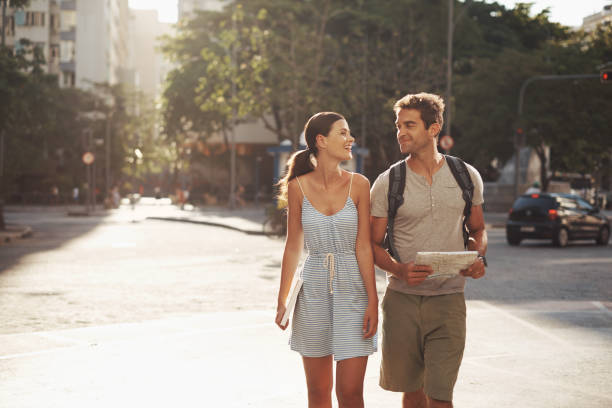
#> input picture photo1.jpg, 612 x 408 px
$ python image.py
#> lines starting #> are read from the running program, lines starting #| are printed output that depends on the picture; after the words box and inside, x2 and y2 are one past the last pixel; in counts of white or black regions, pixels touching at a corner belong together
#> further down, img is the input picture: shape (408, 612, 3); mean B, G, R 128.7, 140, 152.3
### Model.py
#Import necessary libraries:
import cv2
import numpy as np
from imutils.object_detection import non_max_suppression


## Histogram of Oriented Gradients Detector
HOGCV = cv2.HOGDescriptor()
HOGCV.setSVMDetector(cv2.HOGDescriptor_getDefaultPeopleDetector())

def Detector(frame):
    ## USing Sliding window concept
    rects, weights = HOGCV.detectMultiScale(frame, winStride=(4, 4), padding=(8, 8), scale=1.03)
#> rects = [[497, 156, 73, 145], [486, 98, 104, 207], [270, 92, 182, 365], [467, 27, 146, 293]]; weights = [0.391, 0.303, 1.11, 0.105]
    rects = np.array([[x, y, x + w, y + h] for (x, y, w, h) in rects])
#> rects = [[497, 156, 570, 301], [486, 98, 590, 305], [270, 92, 452, 457], [467, 27, 613, 320]]
    pick = non_max_suppression(rects, probs=None, overlapThresh=0.65)
#> pick = [[270, 92, 452, 457], [467, 27, 613, 320]]
    background = np.zeros_like(frame)

    # Draw rectangles around detected people on the background
    c = 1
    for x, y, w, h in pick:
        cv2.rectangle(frame, (x, y), (w, h), (139, 34, 104), 2)
        cv2.rectangle(frame, (x, y - 20), (w,y), (139, 34, 104), -1)
        cv2.putText(frame, f'Detect{c}', (x, y), cv2.FONT_HERSHEY_SIMPLEX, 0.6, (255, 255, 255), 2)
        c += 1
#> this loop made 2 passes
#> (x, y, w, h, c) on passes 1 to 2: (270, 92, 452, 457, 2), (467, 27, 613, 320, 3)
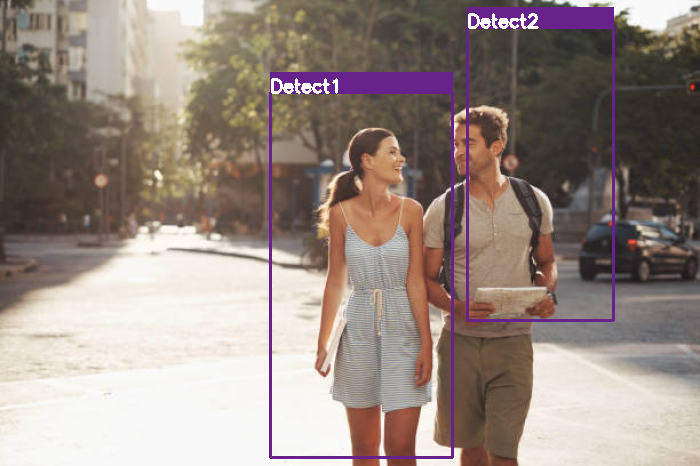
#> frame: shape (466, 700, 3); mean B, G, R 130.9, 138.2, 152.4
#> after the loop, c = 3

 # Display the number of people detected
    cv2.putText(frame, f'Captured : {c - 1}', (20, 450), cv2.FONT_HERSHEY_DUPLEX, 0.8, (255, 255,255), 2)
#> frame: shape (466, 700, 3); 0.37% of pixels changed, all inside (x1, y1, x2, y2) = (21, 432, 185, 458)
    cv2.imshow('output', frame)
    return frame

### image.py
import cv2
import imutils
from Model import Detector

img = cv2.imread('photo1.jpg')
img = imutils.resize(img, width=700)
img = Detector(img)
cv2.waitKey(0)
cv2.destroyAllWindows()

$ run again, with pedestrian-crossing.jpg copied over photo1.jpg
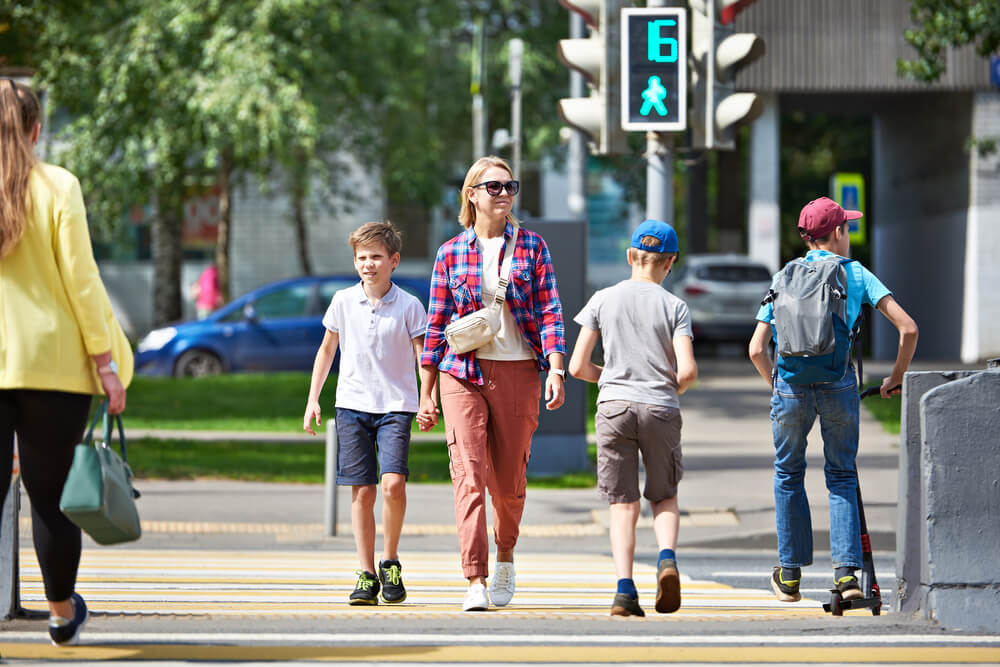
#> input picture pedestrian-crossing.jpg, 1000 x 667 px
#> img is the input picture: shape (667, 1000, 3); mean B, G, R 114.5, 125.8, 124.3
#> img: shape (466, 700, 3)
#> in Detector, `rects, weights = HOGCV.detectMultiScale(frame, winStride=(4, 4), paddi..`: rects = [[0, 83, 68, 150], [500, 163, 136, 272], [382, 183, 131, 262], [278, 192, 128, 256], [30, 157, 90, 179], [84, 75, 109, 218], [16, 58, 134, 269], [181, 135, 159, 318]]; weights = [0.406, 2.71, 3.61, 1.53, 0.349, 0.136, 0.239, 2.83]
#> in Detector, `rects = np.array([[x, y, x + w, y + h] for (x, y, w, h) in rects])`: rects = [[0, 83, 68, 233], [500, 163, 636, 435], [382, 183, 513, 445], [278, 192, 406, 448], [30, 157, 120, 336], [84, 75, 193, 293], [16, 58, 150, 327], [181, 135, 340, 453]]
#> pick = [[181, 135, 340, 453], [278, 192, 406, 448], [382, 183, 513, 445], [500, 163, 636, 435], [30, 157, 120, 336], [16, 58, 150, 327], [84, 75, 193, 293]]
#> the loop in Detector, `for x, y, w, h in pick:` made 7 passes
#> after the loop in Detector, `for x, y, w, h in pick:`:
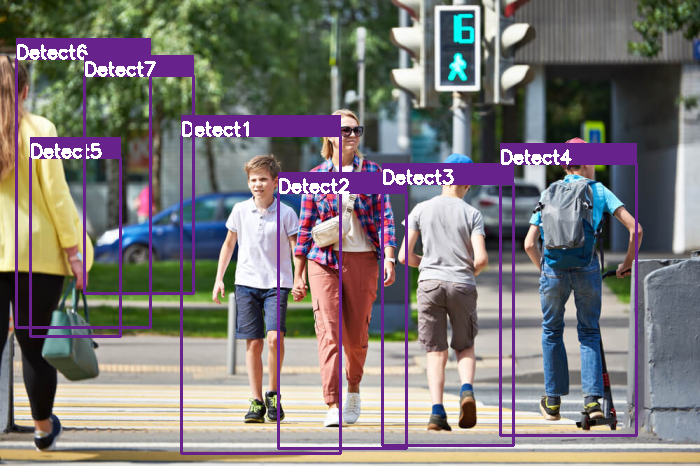
#> frame: shape (466, 700, 3); mean B, G, R 119.2, 120.2, 124.8
#> after the loop in Detector, `for x, y, w, h in pick:`: c = 8
#> in Detector, `cv2.putText(frame, f'Captured : {c - 1}', (20, 450), cv2.FONT_HERSHEY_..`:
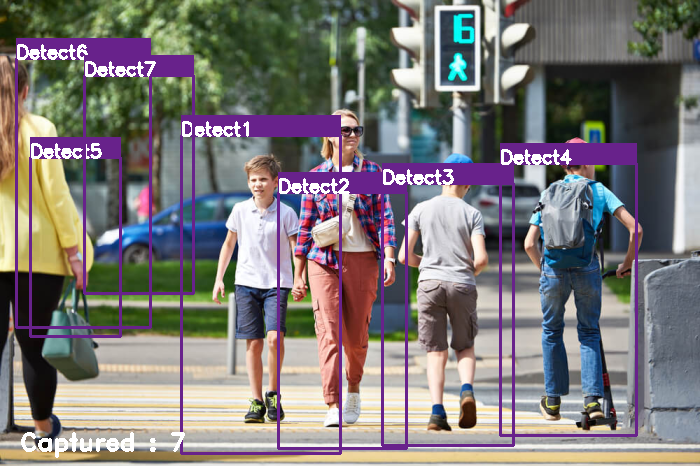
#> frame: shape (466, 700, 3); 0.36% of pixels changed, all inside (x1, y1, x2, y2) = (21, 432, 185, 458)

$ run again, with pedestrian 2.png saved as photo1.jpg
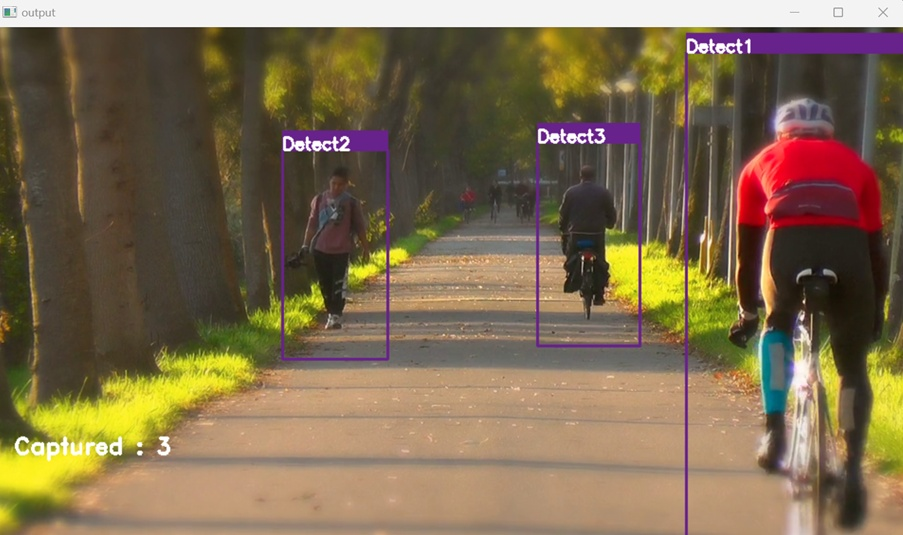
#> input picture pedestrian 2.png, 903 x 535 px
#> img is the input picture: shape (535, 903, 3); mean B, G, R 80.2, 108.7, 127.1
#> img: shape (414, 700, 3)
#> in Detector, `rects, weights = HOGCV.detectMultiScale(frame, winStride=(4, 4), paddi..`: rects = [[417, 108, 78, 157], [219, 116, 80, 160], [570, 193, 105, 210], [528, 29, 172, 385]]; weights = [2.35, 1.91, 0.606, 1.32]
#> in Detector, `rects = np.array([[x, y, x + w, y + h] for (x, y, w, h) in rects])`: rects = [[417, 108, 495, 265], [219, 116, 299, 276], [570, 193, 675, 403], [528, 29, 700, 414]]
#> pick = [[528, 29, 700, 414], [219, 116, 299, 276], [417, 108, 495, 265]]
#> the loop in Detector, `for x, y, w, h in pick:` made 3 passes
#> after the loop in Detector, `for x, y, w, h in pick:`:
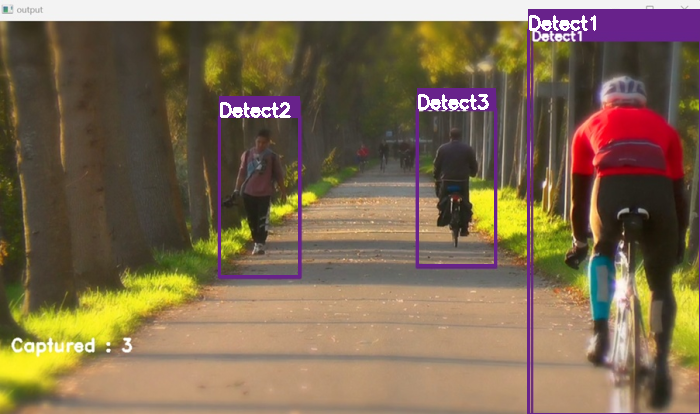
#> frame: shape (414, 700, 3); mean B, G, R 81.2, 107, 126.6
#> after the loop in Detector, `for x, y, w, h in pick:`: c = 4

$ run again, with pedestrian gui.png saved as photo1.jpg
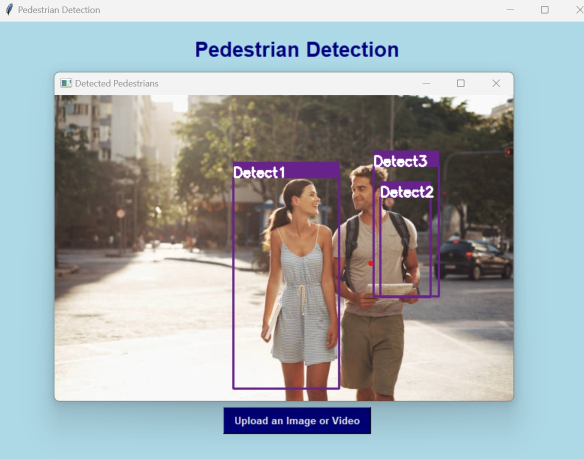
#> input picture pedestrian gui.png, 1168 x 918 px (shown at 1/2 size)
#> img is the input picture: shape (918, 1168, 3); mean B, G, R 175.1, 171.8, 163.6
#> img: shape (550, 700, 3)
#> in Detector, `rects, weights = HOGCV.detectMultiScale(frame, winStride=(4, 4), paddi..`: rects = [[454, 203, 79, 159], [280, 190, 151, 302], [356, 160, 197, 390]]; weights = [1.11, 1.52, 0.963]
#> in Detector, `rects = np.array([[x, y, x + w, y + h] for (x, y, w, h) in rects])`: rects = [[454, 203, 533, 362], [280, 190, 431, 492], [356, 160, 553, 550]]
#> pick = [[356, 160, 553, 550], [280, 190, 431, 492]]
#> the loop in Detector, `for x, y, w, h in pick:` made 2 passes
#> (x, y, w, h, c) on passes 1 to 2: (356, 160, 553, 550, 2), (280, 190, 431, 492, 3)
#> after the loop in Detector, `for x, y, w, h in pick:`:
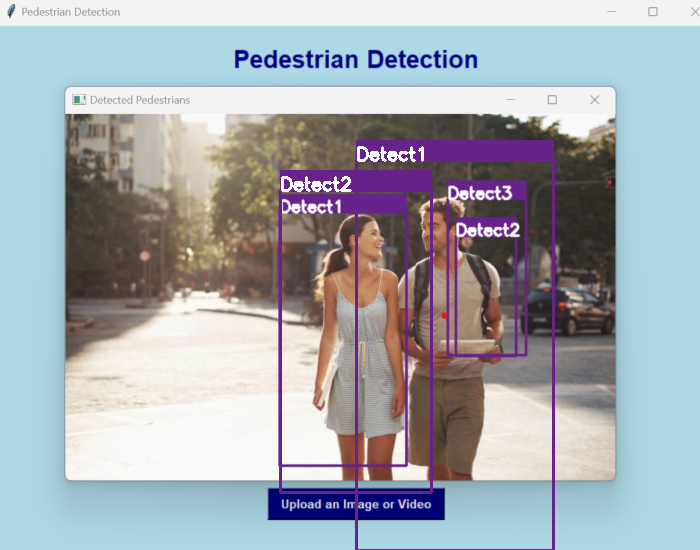
#> frame: shape (550, 700, 3); mean B, G, R 177.1, 170.8, 164.2
#> after the loop in Detector, `for x, y, w, h in pick:`: c = 3
#> in Detector, `cv2.putText(frame, f'Captured : {c - 1}', (20, 450), cv2.FONT_HERSHEY_..`:
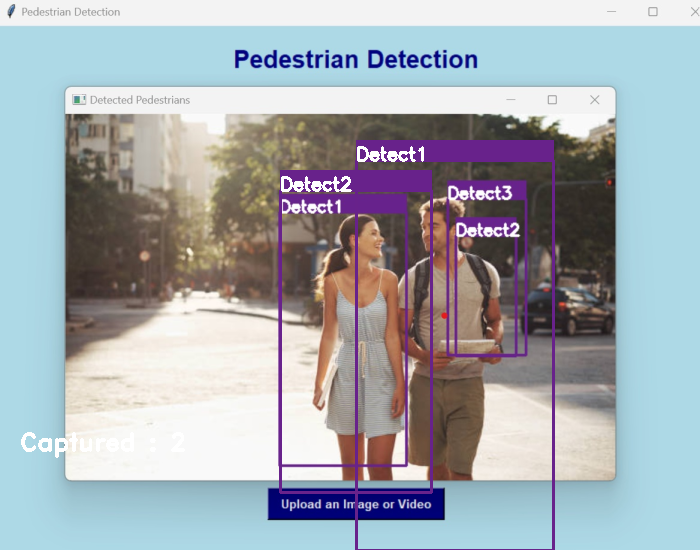
#> frame: shape (550, 700, 3); 0.31% of pixels changed, all inside (x1, y1, x2, y2) = (21, 432, 185, 458)
